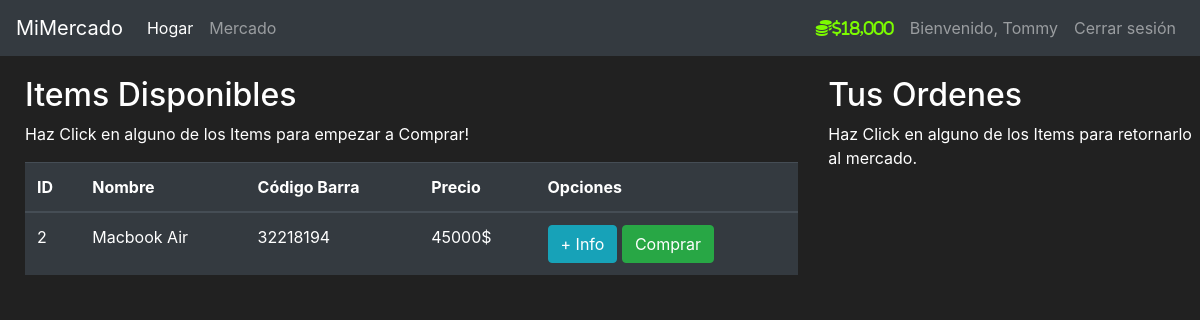
/mercado (signed in), run on the app's committed database.
### market/models.py (models this page shows, shortened)
class User(db.Model, UserMixin):
    id = db.Column(db.Integer(), primary_key=True)
    username = db.Column(db.String(length=30), nullable=False, unique=True)
    email_address = db.Column(db.String(length=50), nullable=False, unique=True)
    password_hash = db.Column(db.String(length=60), nullable=False)
    budget = db.Column(db.Integer(), nullable=False, default=50000)
    items = db.relationship('Item', backref='owned_user', lazy=True)
    @property
    def prettier_budget(self):
        if len(str(self.budget)) >= 4:
            return f'{str(self.budget)[:-3]},{str(self.budget)[-3:]}'
        else:
            return f"{self.budget}"
    @property
    def password(self):
        return self.password

class Item(db.Model):
    id = db.Column(db.Integer(), primary_key=True)
    name = db.Column(db.String(length=30), nullable=False, unique=True)
    price = db.Column(db.Integer(), nullable=False)
    barcode = db.Column(db.String(length=12), nullable=False, unique=True)
    description = db.Column(db.String(length=1024), nullable=False, unique=True)
    owner = db.Column(db.Integer(), db.ForeignKey('user.id'))

### market/routes.py (the view, shortened to what this page needs)
@app.route('/mercado',  methods=['GET', 'POST'])
@login_required
def market_page():
    purchase_form = PurchaseItemForm()
    if request.method == "GET":
        items = Item.query.filter_by(owner=None)
        return render_template('market.html', items=items, purchase_form=purchase_form)

### market/models.py (called while the page is built)
@login_manager.user_loader
def load_user(user_id):
    return User.query.get(int(user_id))

### market/templates/market.html (shortened to what this page needs)
{% extends 'base.html' %}
{% block content %}
<div class="row" style="margin-top: 20px; margin-left: 10px;">
  <div class="col-8">
    <h2>Items Disponibles</h2>
    <p>Haz Click en alguno de los Items para empezar a Comprar!</p>
    <table class="table table-hover table-dark">
      <thead>
      <tr>
        <th scope="col">ID</th>
        <th scope="col">Nombre</th>
        <th scope="col">Código Barra</th>
        <th scope="col">Precio</th>
        <th scope="col">Opciones</th>
      </tr>
      </thead>
      <tbody>
      {% for item in items %}
      <tr>
        <td>{{ item.id }}</td>
        <td>{{ item.name }}</td>
        <td>{{ item.barcode }}</td>
        <td>{{ item.price }}$</td>
        <td>
          <button class="btn btn-outline btn-info" data-toggle="modal" data-target="#Modal-MoreInfo-{{ item.id }}">+ Info</button>
          <button class="btn btn-outline btn-success" data-toggle="modal" data-target="#Modal-PurchaseConfirm-{{ item.id}}">Comprar</button>
        </td>
      </tr>
      {% endfor %}
      </tbody>
    </table>
  </div>
  <div class="col-4">
    <h2>Tus Ordenes</h2>
    <p>Haz Click en alguno de los Items para retornarlo al mercado.</p>
    <br>
  </div>
</div>
{% endblock %}

### market/templates/base.html (shortened to what this page needs)
<!doctype html>
<html lang="en">
<head>
  <link rel="stylesheet" href="https://cdn.jsdelivr.net/npm/bootstrap@4.5.3/dist/css/bootstrap.min.css">
</head>
<body>
  <nav class="navbar navbar-expand-md navbar-dark bg-dark">
    <a class="navbar-brand" href="#">MiMercado</a>
    <div class="collapse navbar-collapse" id="navbarNav">
      <ul class="navbar-nav mr-auto">
        <li class="nav-item active">
          <a class="nav-link" href="{{ url_for('home_page') }}">Hogar <span class="sr-only">(current)</span></a>
        </li>
        <li class="nav-item">
          <a class="nav-link" href="{{ url_for('market_page') }}">Mercado</a>
        </li>
      </ul>
      {% if current_user.is_authenticated %}
      <ul class="navbar-nav">
        <li class="nav-item">
          <a class="nav-link" style="color: lawngreen; font-weight: bold">
            <i class="fas fa-coins"><super>$</super>{{ current_user.prettier_budget }}</i>
          </a>
        </li>
        <li class="nav-item">
          <a class="nav-link">Bienvenido, {{ current_user.username }}</a>
        </li>
        <li class="nav-item">
          <a class="nav-link" href=" {{ url_for('logout_page') }} ">Cerrar sesión</a>
        </li>
      </ul>
      {% endif %}
    </div>
  </nav>
  {% block content %}
  {% endblock %}
</body>
</html>

### market/templates/base.html (style rules this page uses)
body { background-color: #212121; color: white }

### data on the page
User: prettier_budget "18,000", username "Tommy"
Item: id "2", name "Macbook Air", barcode "32218194", price "45000"
